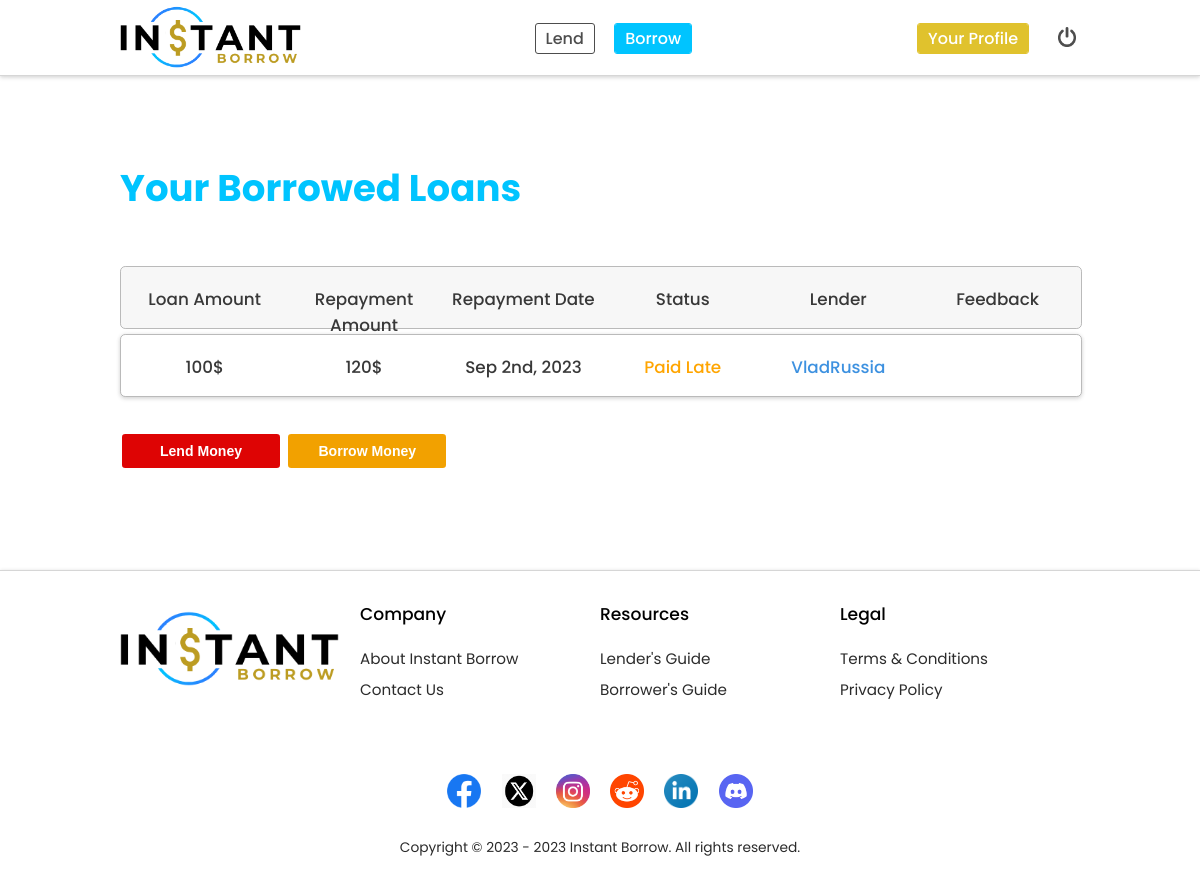
/profile-borrowed-loans.php (signed in), run on the app's committed database.
### tables this page shows
CREATE TABLE `loan` (
  `id` int(11) NOT NULL,
  `loan_amount` int(11) NOT NULL,
  `repayment_amount` int(11) NOT NULL,
  `repayment_date` date NOT NULL,
  `request_date` datetime NOT NULL,
  `granting_date` datetime NOT NULL,
  `id_borrower` int(11) NOT NULL,
  `id_lender` int(11) NOT NULL,
  `username_borrower` varchar(255) NOT NULL,
  `username_lender` varchar(255) NOT NULL,
  `notes` text NOT NULL,
  `status` varchar(255) NOT NULL,
  `repaid_date` datetime NOT NULL,
  `feedback_given` varchar(255) NOT NULL,
  `borrower_trustscore` int(11) NOT NULL,
  `borrower_positive_feedback` int(11) NOT NULL,
  `borrower_negative_feedback` int(11) NOT NULL,
  `payment_method_payment` varchar(255) NOT NULL,
  `payment_method_repayment` varchar(255) NOT NULL,
  `payment_transaction_id` varchar(255) NOT NULL,
  `repayment_transaction_id` varchar(255) NOT NULL,
  `repayment_received` varchar(255) NOT NULL,
  `repayment_id_confirmation_tries` varchar(255) NOT NULL,
  `repayment_proof` varchar(255) NOT NULL
);

### actions/users/showYourBorrowedLoansAction.php (called while the page is built, shortened)
<?php
require('actions/database.php');
$getAllMyQuestions = $bdd->prepare('SELECT id, loan_amount, repayment_amount, repayment_date, request_date, id_lender, username_lender, status, feedback_given, repayment_received FROM loan WHERE id_borrower = ? AND NOT status="request" ORDER BY id DESC');
$getAllMyQuestions->execute(array($_SESSION['id']));

### profile-borrowed-loans.php (the view, shortened to what this page needs)
<?php
require('actions/users/showYourBorrowedLoansAction.php');
?>
<!DOCTYPE html>
<html>
<head>
</head>
<body style="margin: 0px; font-family: 'Poppins', sans-serif;">
<div class="header">
	<div class="header-text">
		<div class="logo"><a href="about-loggedin.php" style="text-decoration: none; color: black"><img src="assets/images/logo.png" class="logo-image"></a></div>
		<div class="lend"><a href="dashboard.php" style="text-decoration: none; color: black"><span class="lend-text">Lend</span></a></div>
		<div class="borrow"><a href="borrow-yeslogin.php" style="text-decoration: none; color: black"><span  class="borrow-text">Borrow</span></a></div>
		<div class="login"><a href="profile.php" style="text-decoration: none; color: black"><span class="login-text">Your Profile</span></a></div>
		<div class="signup"><div><a href="actions/users/logoutAction.php" style="text-decoration: none; color: black;"><img src="assets/images/logout.png" class="logout-button"></a></div></div>
	</div>
</div>
<div class="everything-except-header">
	<div style="margin-top: 160px; min-height: calc(100vh - 553px);">
	<p class="title">Your Borrowed Loans</p>
 	<div class="transaction-details">
	<div class="loan-amount"><span>Loan Amount</span></div>
	<div class="repay-amount"><span >Repayment Amount</span></div>
	<div class="interest-rate"><span>Repayment Date</span></div>
	<div class="repay-date"><span>Status</span></div>
	<div class="feedback"><span>Lender</span></div>
	<div class="payment-method"><span>Feedback</span></div>
	</div>
		        <?php
            while($question = $getAllMyQuestions->fetch()){
				if(($question['repayment_received'] == "no_notseen")OR($question['repayment_received'] == "no")OR($question['repayment_received'] == "no_correct_id")OR($question['repayment_received'] == "no_correct_id_notconfirmed")){
				$status_color = "#9e3dff";
				$status_public = "Under Verification";
				}else{
					if(($question['status'] == "paid_ontime")OR($question['status'] == "paid_ontime_notseen")){
						$status_color = "#03cf00";
						$status_public = "Paid On Time";
					}elseif(($question['status'] == "paid_late")OR($question['status'] == "paid_late_notseen")){
						$status_color = "Orange";
						$status_public = "Paid Late";
					}elseif(($question['status'] == "unpaid")OR($question['status'] == "unpaid_notseen")OR($question['status'] == "unpaid_banned")OR($question['status'] == "unpaid_banned_archived")){
						$status_color = "Red";
						$status_public = "Unpaid";
					}elseif(($question['status'] == "active")OR($question['status'] == "active_notseen")){
						$status_color = "#2b80ff";
						$status_public = "Active";
					}elseif(($question['status'] == "paid_afterban_notseen")OR($question['status'] == "paid_afterban")){
						$status_color = "orange";
						$status_public = "Paid After ban";
					}
				}
                ?>
	<div class="loan-request">
		<div class="loan-details">
				<div class="loan-amount"><span><?= $question['loan_amount']; ?>$</span></div>
				<div class="repay-amount"><span><?= $question['repayment_amount']; ?>$</span></div>
				<div class="interest-rate"><span><?= date('M jS, Y', strtotime($question['repayment_date'])); ?></span></div>
				<div class="repay-date"><span style="color: <?= $status_color; ?>;"><?= $status_public; ?></span></div>
				<div class="feedback"><a style="text-decoration: none; color: #3d91e0;" href="user-profile-yeslogin.php?id=<?= $question['id_lender']; ?>"><span><?= $question['username_lender']; ?></span></a></div>
				<div class="payment-method"><span><?= $question['feedback_given']; ?></span></div>
		</div>
	</div>
                <?php
            }
        ?>
		<div class="under-container">
		<a href="lend-yeslogin.php"><button class="load-more">Lend Money</button></a>
		<a href="borrow-yeslogin.php"><button class="borrow-button">Borrow Money</button></a>
		</div>
	</div>
<div class="footer">
	<div class="footer-content">
		<div class="footer-1">
			<div><img src="assets/images/logo.png" class="logo-image-footer"></div>
		</div>
		<div class="footer-2">
			<div class="footer-subsection-title"><span>Company</span></div>
			<div class="footer-subsection-text"><a href="about-loggedin.php" class="footer-link" target="blank"><span>About Instant Borrow</span></a></div>
			<div class="footer-subsection-text"><a href="contact-loggedin.php" class="footer-link" target="blank"><span>Contact Us</span></a></div>
		</div>
		<div class="footer-3">
			<div class="footer-subsection-title"><span>Resources</span></div>
			<div class="footer-subsection-text"><a href="lender-info-loggedin.php" class="footer-link" target="blank"><span>Lender's Guide</span></a></div>
			<div class="footer-subsection-text"><a href="borrower-info-loggedin.php" class="footer-link" target="blank"><span>Borrower's Guide</span></a></div>
		</div>
		<div class="footer-4">
			<div class="footer-subsection-title"><span>Legal</span></div>
			<div class="footer-subsection-text"><a href="terms-conditions-loggedin.php" class="footer-link" target="blank"><span>Terms & Conditions</span></a></div>
			<div class="footer-subsection-text"><a href="privacy-policy-loggedin.php" class="footer-link" target="blank"><span>Privacy Policy</span></a></div>
		</div>
		<div class="footer-bottom">
			<div class="social-widgets">
			<a href="https://facebook.com" class="footer-link" target="blank"><img class="widget" src="assets/images/facebook-widget.png"></a>
			<a href="https://twitter.com" class="footer-link" target="blank"><img class="widget" src="assets/images/twitter-widget.png"></a>
			<a href="https://instagram.com" class="footer-link" target="blank"><img class="widget" src="assets/images/instagram-widget.png"></a>
			<a href="https://reddit.com" class="footer-link" target="blank"><img class="widget" src="assets/images/reddit-widget.png"></a>
			<a href="https://linkedin.com" class="footer-link" target="blank"><img class="widget" src="assets/images/linkedin-widget.png"></a>
			<a href="https://discord.com" class="footer-link" target="blank"><img class="widget" src="assets/images/discord-widget.png"></a>
			</div>
			<div class="footer-bottom-text"><span>Copyright © 2023 - <?= date("Y"); ?> Instant Borrow. All rights reserved.</span></div>
		</div>
	</div>
</div>
</div>
</body>
</html>

### data on the page
loan: loan_amount "100", repayment_amount "120", repayment_date "Sep 2nd, 2023", status "Paid Late", username_lender "VladRussia"
